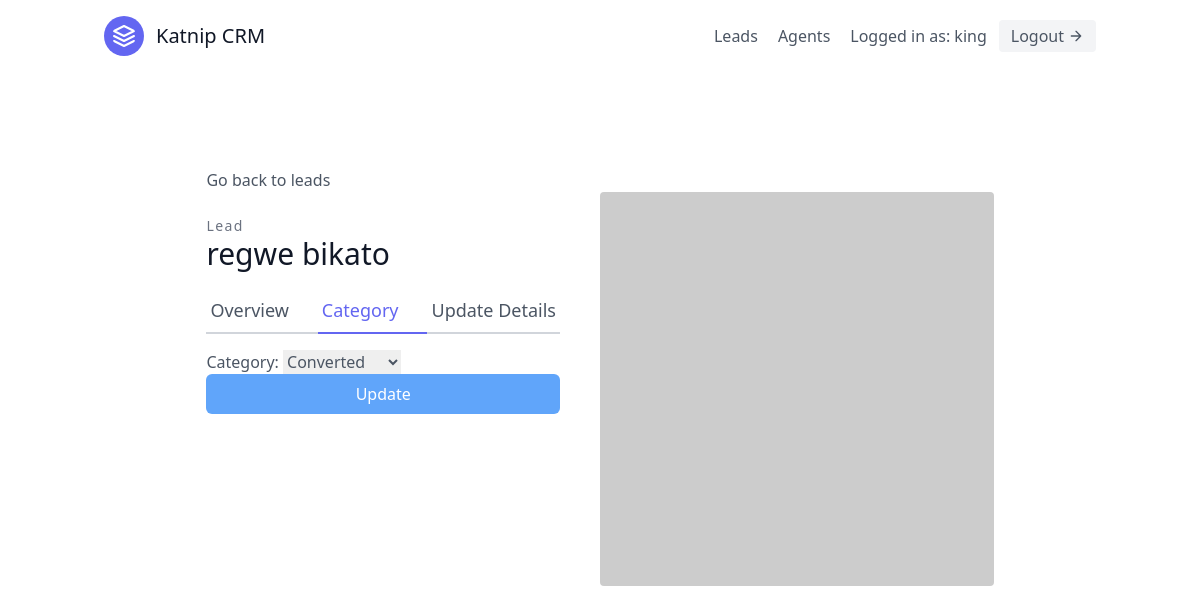
/leads/2/category/ (signed in), run on an earlier commit of the app's database.
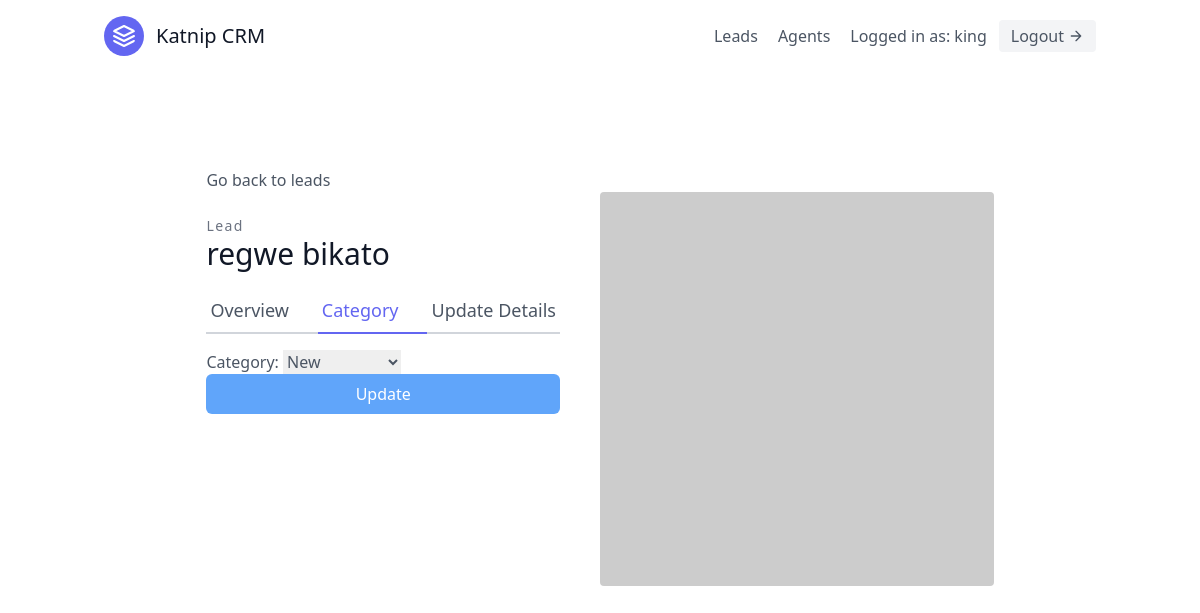
And on a later commit of the database.
### leads/models.py (models this page shows, shortened)
class Lead(models.Model):
    first_name = models.CharField(max_length=20)
    last_name = models.CharField(max_length=20)
    notes = models.TextField()
    age = models.IntegerField(default=0)
    agent = models.ForeignKey(
        "Agent", on_delete=models.SET_NULL, null=True, blank=True
    )
    organisation = models.ForeignKey(
        UserProfile, on_delete=models.CASCADE
    )
    category = models.ForeignKey(
        "Category", related_name="leads",on_delete=models.SET_NULL, null=True, blank=True
    )

### leads/views.py (the view, shortened to what this page needs)
# urls.py: path("<int:pk>/category/", LeadCategoryUpdateView.as_view(), name="lead-category-update"),
class LeadCategoryUpdateView(LoginRequiredMixin, UpdateView):
    template_name = "leads/lead_category_update.html"
    form_class = LeadCategoryUpdateForm
    def get_queryset(self):
        user = self.request.user
        if user.is_organiser:
            queryset = Lead.objects.filter(
                organisation=user.userprofile,
            )
        else:
            queryset = Lead.objects.filter(
                organisation=user.agent.organisation,
            )
            queryset = queryset.filter(agent__user=user)
        return queryset

### leads/forms.py
class LeadCategoryUpdateForm(forms.ModelForm):
    class Meta:
        model = Lead
        fields = (
            "category",
        )

### leads/models.py (called while the page is built)
    def __str__(self):
        return self.name

### leads/templates/leads/lead_category_update.html (shortened to what this page needs)
{% extends "base.html" %}
{% load tailwind_filters %}
{% block content %}
<section class="text-gray-600 body-font overflow-hidden">
    <div class="container px-5 py-24 mx-auto">
        <div class="lg:w-4/5 mx-auto flex flex-wrap">
            <a href="{% url 'leads:lead-list' %}">Go back to leads</a>
        </div>
        <div class="lg:w-4/5 mx-auto flex flex-wrap">
            <div class="lg:w-1/2 w-full lg:pr-10 lg:py-6 mb-6 lg:mb-0">
                <h2 class="text-sm title-font text-gray-500 tracking-widest">Lead</h2>
                <h1 class="text-gray-900 text-3xl title-font font-medium mb-4">{{ lead.first_name }} {{ lead.last_name }}</h1>
                <div class="flex mb-4">
                    <a href="{% url 'leads:lead-detail' lead.pk %}" class="flex-grow border-b-2 border-gray-300 py-2 text-lg px-1">
                        Overview
                    </a>
                    <a href="{% url 'leads:lead-category-update' lead.pk %}" class="flex-grow text-indigo-500 border-b-2 border-indigo-500 py-2 text-lg px-1">Category</a>
                    <a href="{% url 'leads:lead-update' lead.pk %}" class="lex-grow border-b-2 border-gray-300 py-2 text-lg px-1">
                        Update Details
                    </a>
                </div>
                <form method="post">
                    {{ form|crispy }}
                    <button
                        type="submit"
                        class="w-full text-white bg-blue-400 hover:bg-blue-600 px-3 py-2 rounded-md mb-5"
        	        >
            	        Update
        	        </button>
                </form>
            </div>
            <img alt="ecommerce" class="lg:w-1/2 w-full lg:h-auto h-64 object-cover object-center rounded" src="https://dummyimage.com/400x400">
        </div>
    </div>
</section>
{% endblock content %}

What changed in the data, as far as the page shows it:
changed Lead "regwe": category "Converted" → "New"
